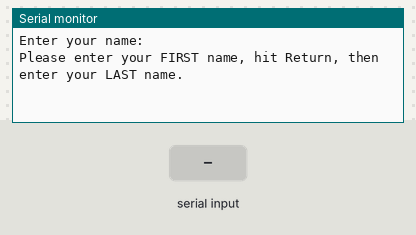
This sketch was run on a simulated Arduino Uno, built with avr-gcc and run on an emulated ATmega328P. On the bench: the last lines printed to the serial monitor. Inputs (shaded band) come from the test bench.

Above: at 1.2 s.
1.3 s: byte 13 ('\r') received over Serial
At 2.1 s:
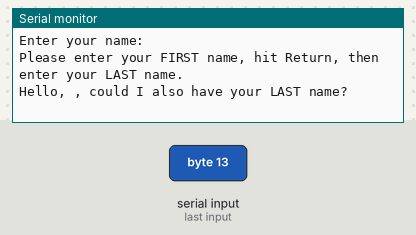
2.8 s: byte 13 ('\r') received over Serial
At 4.7 s:
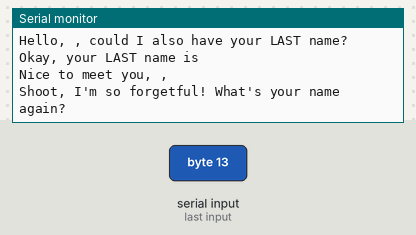

Measured:
- after the input at 1.3 s, the serial monitor: prints a new line at once (image 1)
- after the input at 2.8 s, the serial monitor: prints a new line at once (image 2)

The sketch:

sketch.ino
```cpp
String firstName="";
String lastName="";
boolean fcomplete=false;
boolean lcomplete=false;

void setup(){
  Serial.begin(9600);
  Serial.println("Enter your name:");
  Serial.println("Please enter your FIRST name, hit Return, then enter your"
  " LAST name.");
  delay(1);
}

void loop(){
  //  Clumsy state machine: while firstname is false, nag the user for a name
  if(fcomplete==false){
  while(Serial.available()){
    //readfChar checks to see if
    char readfChar = (char)Serial.read();

     // check if the enter key has been hit.
     // (it took me FOREVER to find that '\r' means carriage return!)
      if (readfChar == '\r'){
        Serial.print("Hello, "+firstName);
        fcomplete=true;
        //  nag for last name
        Serial.println(", could I also have your LAST name?");
        Serial.flush();
        //since we have what we want, let's leave this lame old loop
        continue;
        }
        firstName += readfChar;
    }
  }

  //
  if(fcomplete==true){
  while(Serial.available()){
    char readlChar = (char)Serial.read();

      if (readlChar == '\r'){
        Serial.println("Okay, your LAST name is "+ lastName);
        lcomplete=true;
        Serial.flush();
        //since we have what we want, let's leave this lame old loop
        continue;
      }
        lastName += readlChar;
    }
  }

    if(fcomplete && lcomplete){
      //  greet the user
      Serial.println("Nice to meet you, " + lastName + ", " + firstName);

      // clear out the name
      firstName="";
      lastName="";
      fcomplete=false;
      lcomplete=false;
      Serial.flush();
      // pause for comic effect...
      delay(1000);
      // nag the user again!
      Serial.println("Shoot, I'm so forgetful! What's your name again?  ");
      }
}
```
